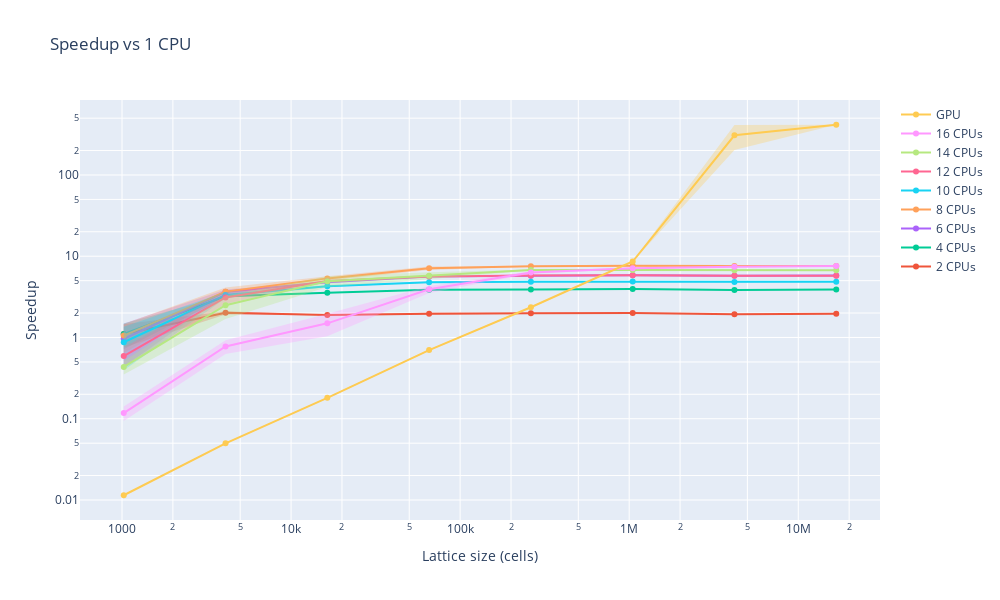

Notebook code for this chart:
### Code cell
fig = go.Figure()

for idx, (name, dfs, _) in enumerate(runs_parallel):
    for i, df in enumerate(dfs):
        dfs[i]["speedup"] = cpu_df["avgEvolveTime"] / df["avgEvolveTime"]

    df = pd.concat(dfs)
    df["size"] **= 2
    add_mean_std_trace(fig, df, name, idx + 1, "speedup")

fig.update_layout(title="Speedup vs 1 CPU", xaxis_title='Lattice size (cells)', yaxis_title="Speedup", width=plot_width, height=plot_height)
fig.update_xaxes(type="log")
fig.update_yaxes(type="log")
fig.show()

### Figure 1 — Plotly figure (JSON) as saved in the notebook; plotly's stock layout.template omitted (floating-point values rounded to 4 significant figures)
{"data": [{"line": {"color": "#EF553B"}, "mode": "lines+markers", "name": "2 CPUs", "type": "scatter", "x": [1024, 4096, 16384, 65536, 262144, 1048576, 4194304, 16777216], "y": [1.105, 2.013, 1.892, 1.962, 1.98, 2.0, 1.932, 1.961]}, {"line": {"width": 0}, "mode": "lines", "name": "2 CPUs upper", "showlegend": false, "type": "scatter", "x": [1024, 4096, 16384, 65536, 262144, 1048576, 4194304, 16777216], "y": [1.457, 2.106, 1.905, 2.008, 1.987, 2.008, 1.944, 1.971]}, {"fill": "tonexty", "fillcolor": "rgba(239, 85, 59, 0.30)", "line": {"width": 0}, "mode": "lines", "name": "2 CPUs lower", "showlegend": false, "type": "scatter", "x": [1024, 4096, 16384, 65536, 262144, 1048576, 4194304, 16777216], "y": [0.7536, 1.92, 1.879, 1.916, 1.973, 1.992, 1.92, 1.952]}, {"line": {"color": "#00CC96"}, "mode": "lines+markers", "name": "4 CPUs", "type": "scatter", "x": [1024, 4096, 16384, 65536, 262144, 1048576, 4194304, 16777216], "y": [1.104, 3.217, 3.545, 3.875, 3.894, 3.952, 3.85, 3.883]}, {"line": {"width": 0}, "mode": "lines", "name": "4 CPUs upper", "showlegend": false, "type": "scatter", "x": [1024, 4096, 16384, 65536, 262144, 1048576, 4194304, 16777216], "y": [1.491, 3.301, 3.586, 3.901, 3.898, 3.964, 3.854, 3.887]}, {"fill": "tonexty", "fillcolor": "rgba(0, 204, 150, 0.30)", "line": {"width": 0}, "mode": "lines", "name": "4 CPUs lower", "showlegend": false, "type": "scatter", "x": [1024, 4096, 16384, 65536, 262144, 1048576, 4194304, 16777216], "y": [0.7176, 3.133, 3.504, 3.848, 3.891, 3.939, 3.846, 3.878]}, {"line": {"color": "#AB63FA"}, "mode": "lines+markers", "name": "6 CPUs", "type": "scatter", "x": [1024, 4096, 16384, 65536, 262144, 1048576, 4194304, 16777216], "y": [0.9614, 3.65, 4.785, 5.626, 5.768, 5.846, 5.738, 5.78]}, {"line": {"width": 0}, "mode": "lines", "name": "6 CPUs upper", "showlegend": false, "type": "scatter", "x": [1024, 4096, 16384, 65536, 262144, 1048576, 4194304, 16777216], "y": [1.491, 3.893, 4.918, 5.672, 5.788, 5.878, 5.743, 5.805]}, {"fill": "tonexty", "fillcolor": "rgba(171, 99, 250, 0.30)", "line": {"width": 0}, "mode": "lines", "name": "6 CPUs lower", "showlegend": false, "type": "scatter", "x": [1024, 4096, 16384, 65536, 262144, 1048576, 4194304, 16777216], "y": [0.432, 3.407, 4.653, 5.579, 5.748, 5.814, 5.733, 5.755]}, {"line": {"color": "#FFA15A"}, "mode": "lines+markers", "name": "8 CPUs", "type": "scatter", "x": [1024, 4096, 16384, 65536, 262144, 1048576, 4194304, 16777216], "y": [1.056, 3.661, 5.338, 7.119, 7.536, 7.64, 7.578, 7.568]}, {"line": {"width": 0}, "mode": "lines", "name": "8 CPUs upper", "showlegend": false, "type": "scatter", "x": [1024, 4096, 16384, 65536, 262144, 1048576, 4194304, 16777216], "y": [1.467, 4.123, 5.661, 7.469, 7.582, 7.701, 7.591, 7.628]}, {"fill": "tonexty", "fillcolor": "rgba(255, 161, 90, 0.30)", "line": {"width": 0}, "mode": "lines", "name": "8 CPUs lower", "showlegend": false, "type": "scatter", "x": [1024, 4096, 16384, 65536, 262144, 1048576, 4194304, 16777216], "y": [0.645, 3.199, 5.014, 6.769, 7.489, 7.58, 7.564, 7.508]}, {"line": {"color": "#19D3F3"}, "mode": "lines+markers", "name": "10 CPUs", "type": "scatter", "x": [1024, 4096, 16384, 65536, 262144, 1048576, 4194304, 16777216], "y": [0.8741, 3.336, 4.27, 4.798, 4.865, 4.883, 4.816, 4.836]}, {"line": {"width": 0}, "mode": "lines", "name": "10 CPUs upper", "showlegend": false, "type": "scatter", "x": [1024, 4096, 16384, 65536, 262144, 1048576, 4194304, 16777216], "y": [1.353, 3.625, 4.362, 4.857, 4.94, 4.884, 4.902, 4.851]}, {"fill": "tonexty", "fillcolor": "rgba(25, 211, 243, 0.30)", "line": {"width": 0}, "mode": "lines", "name": "10 CPUs lower", "showlegend": false, "type": "scatter", "x": [1024, 4096, 16384, 65536, 262144, 1048576, 4194304, 16777216], "y": [0.3948, 3.048, 4.177, 4.738, 4.789, 4.881, 4.731, 4.821]}, {"line": {"color": "#FF6692"}, "mode": "lines+markers", "name": "12 CPUs", "type": "scatter", "x": [1024, 4096, 16384, 65536, 262144, 1048576, 4194304, 16777216], "y": [0.5903, 3.105, 4.961, 5.62, 5.782, 5.849, 5.741, 5.743]}, {"line": {"width": 0}, "mode": "lines", "name": "12 CPUs upper", "showlegend": false, "type": "scatter", "x": [1024, 4096, 16384, 65536, 262144, 1048576, 4194304, 16777216], "y": [0.758, 3.623, 5.043, 5.645, 5.853, 5.852, 5.81, 5.745]}, {"fill": "tonexty", "fillcolor": "rgba(255, 102, 146, 0.30)", "line": {"width": 0}, "mode": "lines", "name": "12 CPUs lower", "showlegend": false, "type": "scatter", "x": [1024, 4096, 16384, 65536, 262144, 1048576, 4194304, 16777216], "y": [0.4226, 2.587, 4.879, 5.595, 5.711, 5.847, 5.673, 5.741]}, {"line": {"color": "#B6E880"}, "mode": "lines+markers", "name": "14 CPUs", "type": "scatter", "x": [1024, 4096, 16384, 65536, 262144, 1048576, 4194304, 16777216], "y": [0.4339, 2.492, 4.936, 5.764, 6.758, 6.774, 6.707, 6.7]}, {"line": {"width": 0}, "mode": "lines", "name": "14 CPUs upper", "showlegend": false, "type": "scatter", "x": [1024, 4096, 16384, 65536, 262144, 1048576, 4194304, 16777216], "y": [0.5181, 3.296, 5.689, 6.333, 6.854, 6.801, 6.801, 6.704]}, {"fill": "tonexty", "fillcolor": "rgba(182, 232, 128, 0.30)", "line": {"width": 0}, "mode": "lines", "name": "14 CPUs lower", "showlegend": false, "type": "scatter", "x": [1024, 4096, 16384, 65536, 262144, 1048576, 4194304, 16777216], "y": [0.3496, 1.689, 4.182, 5.195, 6.662, 6.747, 6.613, 6.697]}, {"line": {"color": "#FF97FF"}, "mode": "lines+markers", "name": "16 CPUs", "type": "scatter", "x": [1024, 4096, 16384, 65536, 262144, 1048576, 4194304, 16777216], "y": [0.1174, 0.774, 1.493, 3.913, 6.295, 7.093, 7.425, 7.603]}, {"line": {"width": 0}, "mode": "lines", "name": "16 CPUs upper", "showlegend": false, "type": "scatter", "x": [1024, 4096, 16384, 65536, 262144, 1048576, 4194304, 16777216], "y": [0.1413, 0.9217, 1.953, 4.296, 6.516, 7.29, 7.482, 7.612]}, {"fill": "tonexty", "fillcolor": "rgba(255, 151, 255, 0.30)", "line": {"width": 0}, "mode": "lines", "name": "16 CPUs lower", "showlegend": false, "type": "scatter", "x": [1024, 4096, 16384, 65536, 262144, 1048576, 4194304, 16777216], "y": [0.09363, 0.6262, 1.034, 3.531, 6.075, 6.897, 7.367, 7.593]}, {"line": {"color": "#FECB52"}, "mode": "lines+markers", "name": "GPU", "type": "scatter", "x": [1024, 4096, 16384, 65536, 262144, 1048576, 4194304, 16777216], "y": [0.01143, 0.04982, 0.1807, 0.6998, 2.356, 8.605, 308.0, 415.1]}, {"line": {"width": 0}, "mode": "lines", "name": "GPU upper", "showlegend": false, "type": "scatter", "x": [1024, 4096, 16384, 65536, 262144, 1048576, 4194304, 16777216], "y": [0.01148, 0.05013, 0.1829, 0.7135, 2.384, 8.647, 413.5, 416.5]}, {"fill": "tonexty", "fillcolor": "rgba(254, 203, 82, 0.30)", "line": {"width": 0}, "mode": "lines", "name": "GPU lower", "showlegend": false, "type": "scatter", "x": [1024, 4096, 16384, 65536, 262144, 1048576, 4194304, 16777216], "y": [0.01138, 0.04952, 0.1785, 0.6862, 2.327, 8.563, 202.4, 413.7]}], "layout": {"height": 600, "title": {"text": "Speedup vs 1 CPU"}, "width": 1000, "xaxis": {"title": {"text": "Lattice size (cells)"}, "type": "log"}, "yaxis": {"title": {"text": "Speedup"}, "type": "log"}}}
